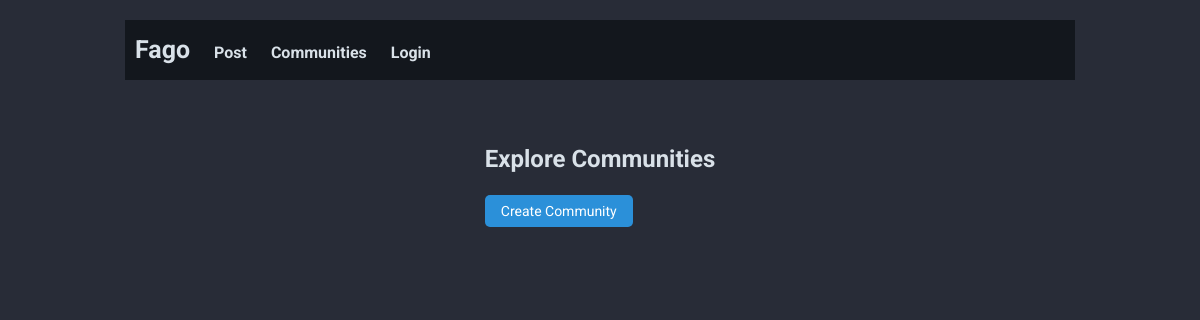
/c/explore/, run on an earlier commit of the app's database.
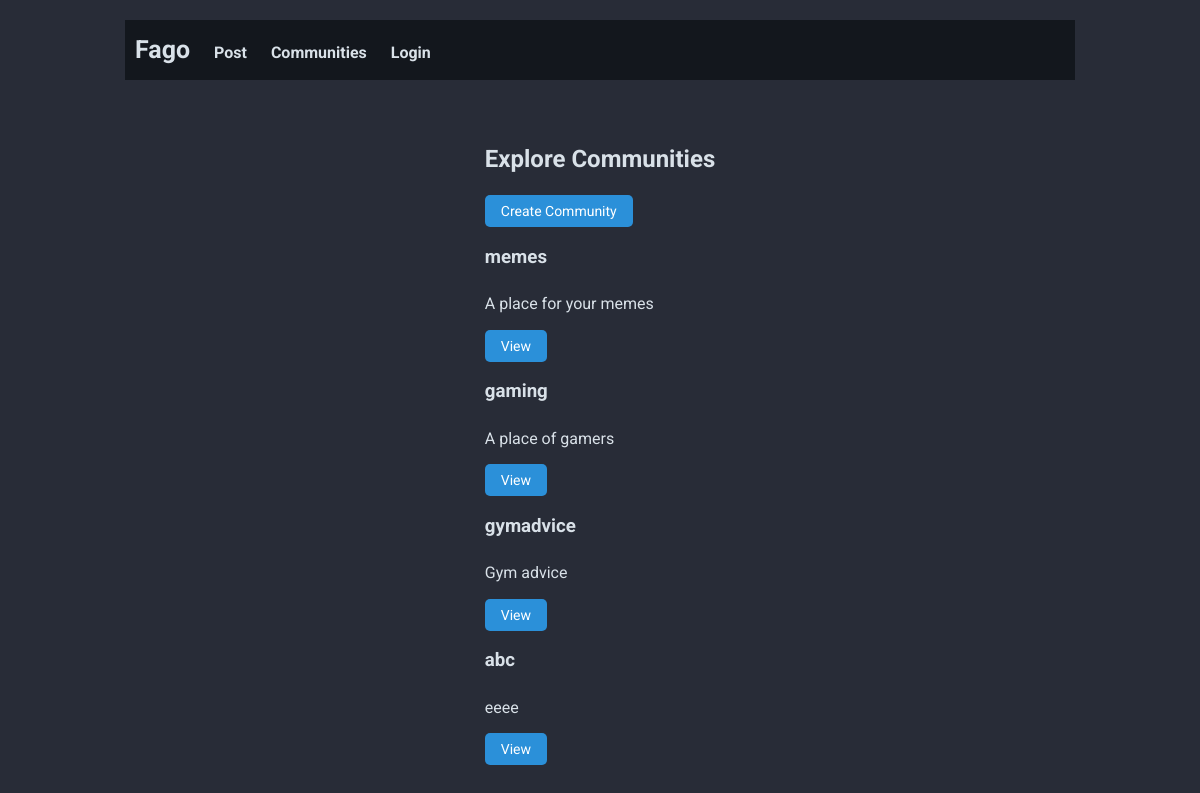
And on a later commit of the database.
### communities/models.py (models this page shows, shortened)
class Community(models.Model):
    name = models.CharField(max_length=255)
    description = models.TextField()
    owner = models.ForeignKey(User, on_delete=models.SET_NULL, null=True)
    members = models.ManyToManyField(User, related_name='communities')

### communities/views.py (the view)
# urls.py: path('explore/', views.explore, name='explore-communities'),
def explore(request):
    communities = Community.objects.all()
    context = {
        'communities': communities
    }
    return render(request, 'communities/explore.html', context=context)

### communities/templates/communities/explore.html (shortened to what this page needs)
{% extends 'posts/base.html' %}
{% block content %}
<div class="communities-expore">
    <div class="communities-header">
        <h2>Explore Communities</h2>
        <div class="c-actions">
            <div class="btn">
                <a href="{% url 'create-community' %}">Create Community</a>
            </div>
        </div>
    </div>
    {% for c in communities %}
    <div class="community">
        <div class="community-header">
            <h3>{{ c.name }}</h3>
            <p>{{ c.description }}</p>
            <div class="btn">
                <a href="{% url 'community' c.id %}">View</a>
            </div>
        </div>
    </div>
    {%  endfor %}
</div>
{% endblock %}

### posts/templates/posts/base.html (shortened to what this page needs)
<!DOCTYPE html>
<html lang="en">
<head>
    {% load static %}
    <link rel="stylesheet" href="{% static 'css/style.css' %}">
</head>
<body>
    <div class="layout">
        <header class="main-header">
            <div class="navs">
                    <a href="{% url 'home' %}" class="fago-title">Fago</a>
                    <a href="{% url 'create-post' %}">Post</a>
                    <a href="{% url 'explore-communities' %}">Communities</a>
                    {% if user.is_authenticated %}
                    <a href="{% url 'logout' %}">Logout</a>
                    <a href="{% url 'user_profile' %}">Profile</a>
                    {% else %}
                    <a href="{% url 'login' %}">Login</a>
                    {% endif %}
            </div>
        </header>
    {% block content %}
    {% endblock %}
    </div>
</body>
</html>

### static/css/style.css (style rules this page uses)
* { font-family: 'Roboto', sans-serif; box-sizing: border-box; }
body { background-color: #282c37; color: #d9e1e8; margin: 0; padding: 0; line-height: 1.6; }
.layout { max-width: 990px; margin: 0 auto; padding: 20px; display: flex; flex-direction: column; align-items: center; }
.main-header { background-color: #13171d; padding: 10px 0; margin-bottom: 40px; width: 100%; }
.navs { margin: 0 auto; }
.navs a { text-decoration: none; color: #d9e1e8; margin: 0 10px; font-weight: bold; }
.fago-title { font-size: 25px; color: #d9e1e8; text-decoration: none; }
.btn { display: inline-block; }
.btn a { background-color: #2b90d9; color: #ffffff; padding: 8px 16px; border-radius: 5px; text-decoration: none; font-size: 14px; transition: background-color 0.3s ease; }

What changed in the data, as far as the page shows it:
added Community: name "memes", description "A place for your memes"
added Community: name "gaming", description "A place of gamers"
added Community: name "gymadvice", description "Gym advice"
added Community: name "abc", description "eeee"
